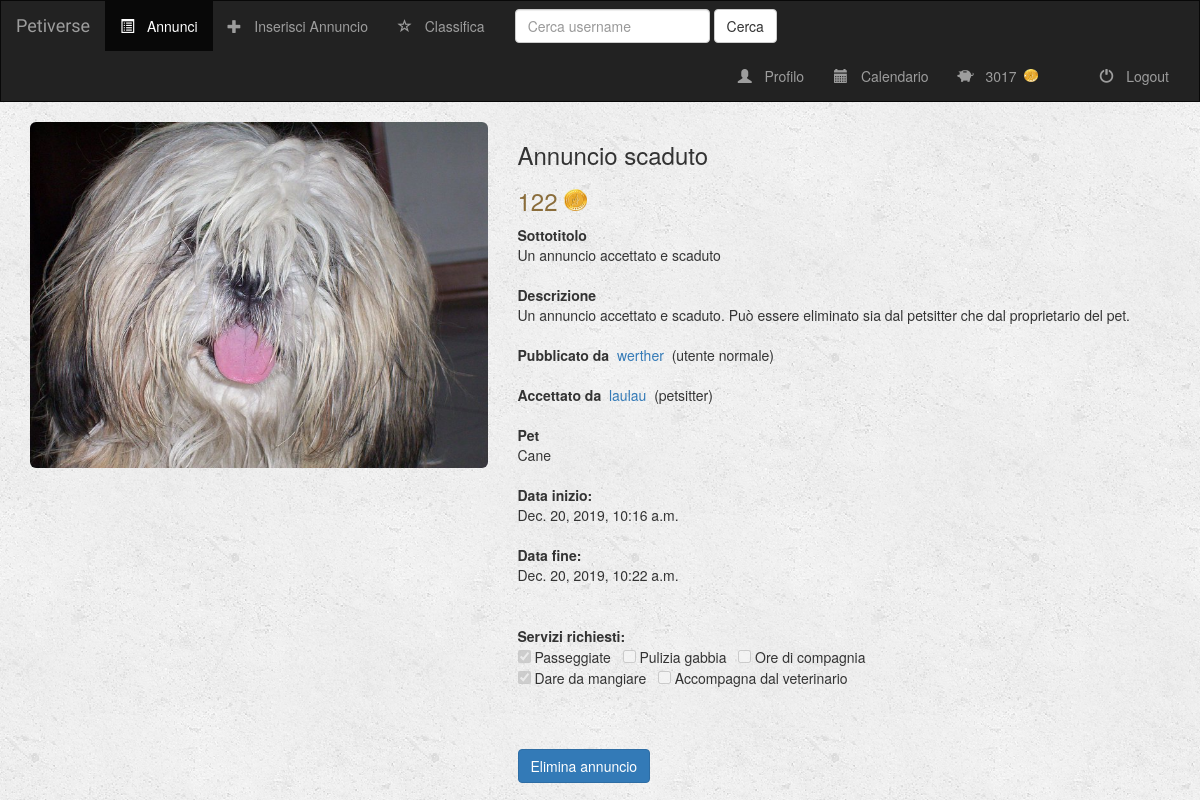
Page /annunci/3/ (signed in) on the committed database.
### utenti/models.py (models this page shows, shortened)
class Profile(models.Model):
    user = models.OneToOneField(User, on_delete=models.CASCADE)
    indirizzo = models.CharField(max_length=100)
    citta = models.CharField(max_length=50)
    telefono = models.CharField(max_length=20)
    pet_coins = models.IntegerField(default=0)
    foto_profilo = models.FileField()
    pet_sitter = models.BooleanField(default=False)
    nome_pet = models.CharField(max_length=50, default="", null=True)
    pet = models.CharField(max_length=50, default="", null=True)
    razza = models.CharField(max_length=50, default="", null=True)
    eta = models.PositiveIntegerField(null=True)                   # età del pet
    caratteristiche = models.CharField(max_length=250, default="", null=True)
    foto_pet = models.FileField(default='media/pet_default.jpg')
    descrizione = models.CharField(max_length=250, default="", null=True)
    hobby = models.CharField(max_length=100, default="", null=True)
    class Meta:
        verbose_name = 'Profile'
        verbose_name_plural = 'Profiles'

### annunci/models.py (models this page shows)
class Annuncio(models.Model):
    user = models.ForeignKey(User, on_delete=models.CASCADE, related_name='user')
    user_accetta = models.ForeignKey(User, on_delete=models.CASCADE, null=True, related_name='user_accetta')
    annuncio_petsitter = models.BooleanField(default=True)     # Indica se l'annuncio è stato inserito da un petsitter
    titolo = models.CharField(max_length=100)
    sottotitolo = models.CharField(max_length=100)
    descrizione = models.CharField(max_length=250)
    pet_coins = models.PositiveIntegerField(default=0)
    pet = models.CharField(max_length=50)
    data_inizio = models.DateTimeField(default=datetime.now)
    data_fine = models.DateTimeField(default=datetime.now)
    logo_annuncio = models.FileField(default=None)

class Servizio(models.Model):
    annuncio = models.ForeignKey(Annuncio, on_delete=models.CASCADE)
    passeggiate = models.BooleanField(default=False)
    pulizia_gabbia = models.BooleanField(default=False)
    ore_compagnia = models.BooleanField(default=False)
    cibo = models.BooleanField(default=False)
    accompagna_dal_vet = models.BooleanField(default=False)

### annunci/views.py (the view)
# urls.py: url(r'(?P<oid>[0-9]+)/$', views.dettagli_annuncio, name='dettagli_annuncio'),
def dettagli_annuncio(request, oid):
    if request.user.is_authenticated():
        context = {'base_template': 'main/base.html'}
        context.update({'user_profile': Profile.objects.filter(user=request.user).first()})
    else:
        context = {'base_template': 'main/base_visitor.html'}
    annuncio = Annuncio.objects.filter(id=oid).first()
    context['annuncio'] = annuncio
    context['annuncio_utente'] = annuncio.user
    context['annuncio_profilo'] = Profile.objects.filter(user=annuncio.user).first()
    context['annuncio_accetta_profilo'] = Profile.objects.filter(user=annuncio.user_accetta).first()
    context['annuncio_utente_recensioni'] = Recensione.objects.filter(user_recensito=annuncio.user).count()
    context['annuncio_utente_voti'] = Recensione.objects.all().filter(user_recensito=annuncio.user)\
        .aggregate(Avg('voto'))
    context['annuncio_servizi'] = Servizio.objects.filter(annuncio=annuncio).first()
    return render(request, 'annunci/dettagli_annuncio.html', context)

### annunci/templatetags/nel_futuro.py (called while the page is built)
@register.filter
def nel_futuro(value):
    now = datetime.now(timezone.utc) + timedelta(hours=2)
    return value > now

### annunci/templates/annunci/dettagli_annuncio.html (shortened to what this page needs)
{% extends base_template %}
{% block annunci_active %}active{% endblock %}
{% load staticfiles %}
{% load nel_futuro %}
{% block body %}
    <div class="container">
        <div class="card">
            <div class="row">
                <aside class="col-sm-5 border-right">
                    <article class="gallery-wrap">
                        <div class="">
                            <div><img src="{{ annuncio.logo_annuncio.url }}" alt="bootsnipp"
                                                  class="img-rounded img-responsive"></div>
                        </div>
                    </article>
                </aside>
                <aside class="col-sm-7">
                    <article class="card-body p-5">
                        <h3 class="title mb-3">{{ annuncio.titolo }}</h3>
                        <div id="container" class="price h3 text-warning">
                            <p class="price-detail-wrap">
                                <span class="price h3 text-warning">
                                    <div class="inline-block">
                                        <span class="num">{{ annuncio.pet_coins }}</span>
                                    </div>
                                    <div class="inline-block">
                                        <span class="currency"><img src="{% static 'main/images/pet_coin.png' %}" class="img-responsive"
                                           style="width: 50%; height: 50%"></span>
                                    </div>
                                </span>
                            </p>
                        </div>
                        <dl class="item-property">
                            <dt>Sottotitolo</dt>
                            <dd><p>{{ annuncio.sottotitolo }}</p></dd>
                        </dl>
                        <dl class="param param-feature">
                            <dt>Descrizione</dt>
                            <dd>{{ annuncio.descrizione }}</dd>
                        </dl>
                        <dl class="param param-feature">
                            <div class="inline-block">
                                <dt>Pubblicato da</dt>
                            </div>&nbsp;
                            <div class="inline-block">
                                <dd><a href="{% url 'utenti:view-profile' oid=annuncio.user.pk %}" >
                                    {{ annuncio.user.username }}</a>&nbsp;
                                    {% if annuncio_profilo.pet_sitter %}
                                        (petsitter)
                                    {% else %}
                                        (utente normale)
                                    {% endif %}
                                </dd>
                            </div>
                        </dl>
                        {% if annuncio.user_accetta %}
                            <dl class="param param-feature">
                                <div class="inline-block">
                                    <dt>Accettato da</dt>
                                </div>&nbsp;
                                <div class="inline-block">
                                    <dd><a href="{% url 'utenti:view-profile' oid=annuncio.user_accetta.pk %}" >
                                        {{ annuncio.user_accetta.username }}</a>&nbsp;
                                    {% if annuncio_accetta_profilo.pet_sitter %}
                                        (petsitter)
                                    {% else %}
                                        (utente normale)
                                    {% endif %}
                                    </dd>
                                </div>
                            </dl>
                        {% endif %}
                        <dl class="param param-feature">
                            <dt>Pet</dt>
                            <dd>{{ annuncio.pet }}</dd>
                        </dl>
                        <dl class="param param-feature">
                            <dt>Data inizio:</dt>
                            <dd>{{ annuncio.data_inizio }}</dd>
                        </dl>
                        <dl class="param param-feature">
                            <dt>Data fine:</dt>
                            <dd>{{ annuncio.data_fine }}</dd>
                        </dl>
                        <hr>
                        <div class="row">
                            <div class="col-sm-10">
                                <dl class="param param-inline">
                                    <dt>Servizi richiesti:</dt>
                                    <dd>
                                        <input type="checkbox" name="passeggiate"
                                                {% if annuncio_servizi.passeggiate %}
                                                    checked
                                                {% endif %}
                                               disabled="disabled"> Passeggiate &nbsp;
                                        <input type="checkbox" name="pulizia_gabbia"
                                                   disabled="disabled"> Pulizia gabbia &nbsp;
                                        <input type="checkbox" name="ore_compagnia"
                                                   disabled="disabled"> Ore di compagnia <br>
                                        <input type="checkbox" name="cibo"
                                                    {% if annuncio_servizi.cibo %}
                                                        checked
                                                    {% endif %}
                                                   disabled="disabled"> Dare da mangiare &nbsp;
                                        <input type="checkbox" name="accompagna_dal_vet"
                                                   disabled="disabled"> Accompagna dal veterinario
                                    </dd>
                                </dl>
                            </div>
                        </div>
                        <hr>
                        {% if user_profile is not None %}
                            {% if annuncio.user_accetta and not annuncio.data_fine|nel_futuro %}
                                <a href="{% url 'annunci:elimina_annuncio' oid=annuncio.pk %}" class="btn btn-primary">Elimina annuncio</a>
                            {% endif %}
                        {% endif %}
                    </article>
                </aside>
            </div>
        </div>
    </div>
{% endblock %}

### main/templates/main/base.html (shortened to what this page needs)
<!DOCTYPE html>
<html lang="en">
<head>
    {% load staticfiles %}
    <link rel="stylesheet" href="https://maxcdn.bootstrapcdn.com/bootstrap/3.3.6/css/bootstrap.min.css" />
    <link rel="stylesheet" type="text/css" href="{% static 'main/style.css' %}" />
</head>
<body>
    <nav class="navbar navbar-inverse">
    <div class="container-fluid">
        <div class="navbar-header">
            <a class="navbar-brand" href="{% url 'main:index' %}">Petiverse</a>
        </div>
        <div class="collapse navbar-collapse" id="topNavBar">
            <ul class="nav navbar-nav">
                <li class="{% block annunci_active %}{% endblock %}">
                    <a href="{% url 'main:index' %}">
                        <span class="glyphicon glyphicon-list-alt" aria-hidden="true"></span>&nbsp; Annunci
                    </a>
                </li>
                <li class="{% block inserisci_annuncio_active %}{% endblock %}">
                    <a href="{% url 'annunci:inserisci_annuncio' %}">
                        <span class="glyphicon glyphicon-plus" aria-hidden="true"></span>&nbsp; Inserisci Annuncio
                    </a>
                </li>
                <li class="{% block classifica_active %}{% endblock %}">
                    <a href="{% url 'utenti:classifica' %}">
                        <span class="glyphicon glyphicon-star-empty" aria-hidden="true"></span>&nbsp; Classifica
                    </a>
                </li>
            </ul>
            <form class="navbar-form navbar-left" role="search" method="get" action="{% url 'utenti:cerca_utenti' %}">
                <div class="form-group">
                    <input type="text" class="form-control" name="cerca" value="" placeholder="Cerca username">
                </div>
                <button type="submit" class="btn btn-default">Cerca</button>
            </form>
            <ul class="nav navbar-nav navbar-right">
                <li class="{% block profilo_active %}{% endblock %}">
                    <a href="{% url 'utenti:view-profile' oid=user.pk %}">
                        <span class="glyphicon glyphicon-user" aria-hidden="true"></span>&nbsp; Profilo
                    </a>
                </li>
                <li class="{% block calendario_active %}{% endblock %}">
                    <a href="{% url 'annunci:calendario' %}">
                        <span class="glyphicon glyphicon-calendar" aria-hidden="true"></span>&nbsp; Calendario
                    </a>
                </li>
                <li class="{% block pet_coins_active %}{% endblock %}">
                    <a href="{% url 'utenti:cassa' %}">
                        <span class="glyphicon glyphicon-piggy-bank" aria-hidden="true"></span>&nbsp;
                        <div class="inline-block">
                            {{ user_profile.pet_coins }}&nbsp;
                        </div>
                        <div class="inline-block">
                            <span><img src="{% static 'main/images/pet_coin.png' %}" class="img-responsive"
                                       style="width: 30%; height: 30%"></span>
                        </div>
                    </a>
                </li>
                <li class="">
                    <a href="{% url 'utenti:utenti-logout' %}">
                        <span class="glyphicon glyphicon-off" aria-hidden="true"></span>&nbsp; Logout
                    </a>
                </li>
            </ul>
        </div>
    </div>
</nav>
{% block body %}
{% endblock %}
</body>
</html>

### main/static/main/style.css (style rules this page uses)
body { background: white url("images/background.png"); }
.navbar { border-radius: 0; }
.navbar-brand { font-family: 'Satisfy', cursive; }
.glyphicon { margin-right:5px; }
.inline-block { display: inline-block; }

### rows in the picture
Profile: pet_coins "3017"
Annuncio: logo_annuncio (picture), titolo "Annuncio scaduto", pet_coins "122", sottotitolo "Un annuncio accettato e scaduto", descrizione "Un annuncio accettato e scaduto. Può essere eliminato sia dal petsitter che dal proprietario del pet.", user.username "werther", user_accetta.username "laulau", pet "Cane", data_inizio "Dec. 20, 2019, 10:16 a.m.", data_fine "Dec. 20, 2019, 10:22 a.m."
Servizio: passeggiate "☑", cibo "☑"
